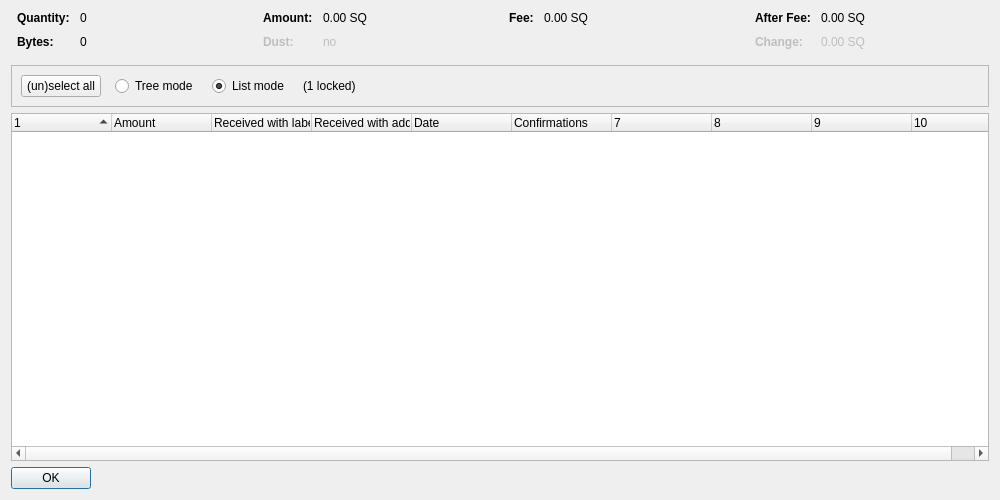
<?xml version="1.0" encoding="UTF-8"?>
<ui version="4.0">
 <class>CoinControlDialog</class>
 <widget class="QDialog" name="CoinControlDialog">
  <property name="geometry">
   <rect>
    <x>0</x>
    <y>0</y>
    <width>1000</width>
    <height>500</height>
   </rect>
  </property>
  <property name="windowTitle">
   <string>Coin Selection</string>
  </property>
  <layout class="QVBoxLayout" name="verticalLayout">
   <item>
    <layout class="QHBoxLayout" name="horizontalLayoutTop" stretch="0,0,0,0">
     <property name="topMargin">
      <number>0</number>
     </property>
     <property name="bottomMargin">
      <number>10</number>
     </property>
     <item>
      <layout class="QFormLayout" name="formLayoutCoinControl1">
       <property name="horizontalSpacing">
        <number>10</number>
       </property>
       <property name="verticalSpacing">
        <number>10</number>
       </property>
       <property name="leftMargin">
        <number>6</number>
       </property>
       <property name="rightMargin">
        <number>6</number>
       </property>
       <item row="0" column="0">
        <widget class="QLabel" name="labelCoinControlQuantityText">
         <property name="font">
          <font>
           <weight>75</weight>
           <bold>true</bold>
          </font>
         </property>
         <property name="text">
          <string>Quantity:</string>
         </property>
        </widget>
       </item>
       <item row="0" column="1">
        <widget class="QLabel" name="labelCoinControlQuantity">
         <property name="cursor">
          <cursorShape>IBeamCursor</cursorShape>
         </property>
         <property name="contextMenuPolicy">
          <enum>Qt::ActionsContextMenu</enum>
         </property>
         <property name="text">
          <string notr="true">0</string>
         </property>
         <property name="textInteractionFlags">
          <set>Qt::LinksAccessibleByMouse|Qt::TextSelectableByKeyboard|Qt::TextSelectableByMouse</set>
         </property>
        </widget>
       </item>
       <item row="1" column="0">
        <widget class="QLabel" name="labelCoinControlBytesText">
         <property name="font">
          <font>
           <weight>75</weight>
           <bold>true</bold>
          </font>
         </property>
         <property name="text">
          <string>Bytes:</string>
         </property>
        </widget>
       </item>
       <item row="1" column="1">
        <widget class="QLabel" name="labelCoinControlBytes">
         <property name="cursor">
          <cursorShape>IBeamCursor</cursorShape>
         </property>
         <property name="contextMenuPolicy">
          <enum>Qt::ActionsContextMenu</enum>
         </property>
         <property name="text">
          <string notr="true">0</string>
         </property>
         <property name="textInteractionFlags">
          <set>Qt::LinksAccessibleByMouse|Qt::TextSelectableByKeyboard|Qt::TextSelectableByMouse</set>
         </property>
        </widget>
       </item>
      </layout>
     </item>
     <item>
      <layout class="QFormLayout" name="formLayoutCoinControl2">
       <property name="horizontalSpacing">
        <number>10</number>
       </property>
       <property name="verticalSpacing">
        <number>10</number>
       </property>
       <property name="leftMargin">
        <number>6</number>
       </property>
       <property name="rightMargin">
        <number>6</number>
       </property>
       <item row="0" column="0">
        <widget class="QLabel" name="labelCoinControlAmountText">
         <property name="font">
          <font>
           <weight>75</weight>
           <bold>true</bold>
          </font>
         </property>
         <property name="text">
          <string>Amount:</string>
         </property>
        </widget>
       </item>
       <item row="0" column="1">
        <widget class="QLabel" name="labelCoinControlAmount">
         <property name="cursor">
          <cursorShape>IBeamCursor</cursorShape>
         </property>
         <property name="contextMenuPolicy">
          <enum>Qt::ActionsContextMenu</enum>
         </property>
         <property name="text">
          <string notr="true">0.00 SQ</string>
         </property>
         <property name="textInteractionFlags">
          <set>Qt::LinksAccessibleByMouse|Qt::TextSelectableByKeyboard|Qt::TextSelectableByMouse</set>
         </property>
        </widget>
       </item>
       <item row="1" column="0">
        <widget class="QLabel" name="labelCoinControlLowOutputText">
         <property name="enabled">
          <bool>false</bool>
         </property>
         <property name="font">
          <font>
           <weight>75</weight>
           <bold>true</bold>
          </font>
         </property>
         <property name="text">
          <string>Dust:</string>
         </property>
        </widget>
       </item>
       <item row="1" column="1">
        <widget class="QLabel" name="labelCoinControlLowOutput">
         <property name="enabled">
          <bool>false</bool>
         </property>
         <property name="cursor">
          <cursorShape>IBeamCursor</cursorShape>
         </property>
         <property name="contextMenuPolicy">
          <enum>Qt::ActionsContextMenu</enum>
         </property>
         <property name="text">
          <string notr="true">no</string>
         </property>
         <property name="textInteractionFlags">
          <set>Qt::LinksAccessibleByMouse|Qt::TextSelectableByKeyboard|Qt::TextSelectableByMouse</set>
         </property>
        </widget>
       </item>
      </layout>
     </item>
     <item>
      <layout class="QFormLayout" name="formLayoutCoinControl3">
       <property name="horizontalSpacing">
        <number>10</number>
       </property>
       <property name="verticalSpacing">
        <number>10</number>
       </property>
       <property name="leftMargin">
        <number>6</number>
       </property>
       <property name="rightMargin">
        <number>6</number>
       </property>
       <item row="0" column="0">
        <widget class="QLabel" name="labelCoinControlFeeText">
         <property name="font">
          <font>
           <weight>75</weight>
           <bold>true</bold>
          </font>
         </property>
         <property name="text">
          <string>Fee:</string>
         </property>
        </widget>
       </item>
       <item row="0" column="1">
        <widget class="QLabel" name="labelCoinControlFee">
         <property name="cursor">
          <cursorShape>IBeamCursor</cursorShape>
         </property>
         <property name="contextMenuPolicy">
          <enum>Qt::ActionsContextMenu</enum>
         </property>
         <property name="text">
          <string notr="true">0.00 SQ</string>
         </property>
         <property name="textInteractionFlags">
          <set>Qt::LinksAccessibleByMouse|Qt::TextSelectableByKeyboard|Qt::TextSelectableByMouse</set>
         </property>
        </widget>
       </item>
      </layout>
     </item>
     <item>
      <layout class="QFormLayout" name="formLayoutCoinControl4">
       <property name="horizontalSpacing">
        <number>10</number>
       </property>
       <property name="verticalSpacing">
        <number>10</number>
       </property>
       <property name="leftMargin">
        <number>6</number>
       </property>
       <property name="rightMargin">
        <number>6</number>
       </property>
       <item row="0" column="0">
        <widget class="QLabel" name="labelCoinControlAfterFeeText">
         <property name="font">
          <font>
           <weight>75</weight>
           <bold>true</bold>
          </font>
         </property>
         <property name="text">
          <string>After Fee:</string>
         </property>
        </widget>
       </item>
       <item row="0" column="1">
        <widget class="QLabel" name="labelCoinControlAfterFee">
         <property name="cursor">
          <cursorShape>IBeamCursor</cursorShape>
         </property>
         <property name="contextMenuPolicy">
          <enum>Qt::ActionsContextMenu</enum>
         </property>
         <property name="text">
          <string notr="true">0.00 SQ</string>
         </property>
         <property name="textInteractionFlags">
          <set>Qt::LinksAccessibleByMouse|Qt::TextSelectableByKeyboard|Qt::TextSelectableByMouse</set>
         </property>
        </widget>
       </item>
       <item row="1" column="0">
        <widget class="QLabel" name="labelCoinControlChangeText">
         <property name="enabled">
          <bool>false</bool>
         </property>
         <property name="font">
          <font>
           <weight>75</weight>
           <bold>true</bold>
          </font>
         </property>
         <property name="text">
          <string>Change:</string>
         </property>
        </widget>
       </item>
       <item row="1" column="1">
        <widget class="QLabel" name="labelCoinControlChange">
         <property name="enabled">
          <bool>false</bool>
         </property>
         <property name="cursor">
          <cursorShape>IBeamCursor</cursorShape>
         </property>
         <property name="contextMenuPolicy">
          <enum>Qt::ActionsContextMenu</enum>
         </property>
         <property name="text">
          <string notr="true">0.00 SQ</string>
         </property>
         <property name="textInteractionFlags">
          <set>Qt::LinksAccessibleByMouse|Qt::TextSelectableByKeyboard|Qt::TextSelectableByMouse</set>
         </property>
        </widget>
       </item>
      </layout>
     </item>
    </layout>
   </item>
   <item>
    <widget class="QFrame" name="frame">
     <property name="minimumSize">
      <size>
       <width>0</width>
       <height>40</height>
      </size>
     </property>
     <property name="frameShape">
      <enum>QFrame::StyledPanel</enum>
     </property>
     <property name="frameShadow">
      <enum>QFrame::Sunken</enum>
     </property>
     <layout class="QHBoxLayout" name="horizontalLayout">
      <item>
       <layout class="QHBoxLayout" name="horizontalLayoutPanel" stretch="0,0,0,0,0">
        <property name="spacing">
         <number>14</number>
        </property>
        <item>
         <widget class="QPushButton" name="pushButtonSelectAll">
          <property name="sizePolicy">
           <sizepolicy hsizetype="Maximum" vsizetype="Fixed">
            <horstretch>0</horstretch>
            <verstretch>0</verstretch>
           </sizepolicy>
          </property>
          <property name="text">
           <string>(un)select all</string>
          </property>
          <property name="autoDefault">
           <bool>false</bool>
          </property>
         </widget>
        </item>
        <item>
         <widget class="QRadioButton" name="radioTreeMode">
          <property name="sizePolicy">
           <sizepolicy hsizetype="Maximum" vsizetype="Fixed">
            <horstretch>0</horstretch>
            <verstretch>0</verstretch>
           </sizepolicy>
          </property>
          <property name="text">
           <string>Tree mode</string>
          </property>
         </widget>
        </item>
        <item>
         <widget class="QRadioButton" name="radioListMode">
          <property name="sizePolicy">
           <sizepolicy hsizetype="Maximum" vsizetype="Fixed">
            <horstretch>0</horstretch>
            <verstretch>0</verstretch>
           </sizepolicy>
          </property>
          <property name="text">
           <string>List mode</string>
          </property>
          <property name="checked">
           <bool>true</bool>
          </property>
         </widget>
        </item>
        <item>
         <widget class="QLabel" name="labelLocked">
          <property name="text">
           <string notr="true">(1 locked)</string>
          </property>
         </widget>
        </item>
        <item>
         <spacer name="horizontalSpacer">
          <property name="orientation">
           <enum>Qt::Horizontal</enum>
          </property>
          <property name="sizeHint" stdset="0">
           <size>
            <width>40</width>
            <height>20</height>
           </size>
          </property>
         </spacer>
        </item>
       </layout>
      </item>
     </layout>
    </widget>
   </item>
   <item>
    <widget class="CoinControlTreeWidget" name="treeWidget">
     <property name="contextMenuPolicy">
      <enum>Qt::CustomContextMenu</enum>
     </property>
     <property name="sortingEnabled">
      <bool>false</bool>
     </property>
     <property name="columnCount">
      <number>10</number>
     </property>
     <attribute name="headerShowSortIndicator" stdset="0">
      <bool>true</bool>
     </attribute>
     <attribute name="headerStretchLastSection">
      <bool>false</bool>
     </attribute>
     <column>
      <property name="text">
       <string/>
      </property>
     </column>
     <column>
      <property name="text">
       <string>Amount</string>
      </property>
     </column>
     <column>
      <property name="text">
       <string>Received with label</string>
      </property>
     </column>
     <column>
      <property name="text">
       <string>Received with address</string>
      </property>
     </column>
     <column>
      <property name="text">
       <string>Date</string>
      </property>
     </column>
     <column>
      <property name="text">
       <string>Confirmations</string>
      </property>
      <property name="toolTip">
       <string>Confirmed</string>
      </property>
     </column>
     <column>
      <property name="text">
       <string/>
      </property>
     </column>
     <column>
      <property name="text">
       <string/>
      </property>
     </column>
     <column>
      <property name="text">
       <string/>
      </property>
     </column>
     <column>
      <property name="text">
       <string/>
      </property>
     </column>
    </widget>
   </item>
   <item>
    <widget class="QDialogButtonBox" name="buttonBox">
     <property name="sizePolicy">
      <sizepolicy hsizetype="Maximum" vsizetype="Fixed">
       <horstretch>0</horstretch>
       <verstretch>0</verstretch>
      </sizepolicy>
     </property>
     <property name="orientation">
      <enum>Qt::Horizontal</enum>
     </property>
     <property name="standardButtons">
      <set>QDialogButtonBox::Ok</set>
     </property>
    </widget>
   </item>
  </layout>
 </widget>
 <customwidgets>
  <customwidget>
   <class>CoinControlTreeWidget</class>
   <extends>QTreeWidget</extends>
   <header>coincontroltreewidget.h</header>
  </customwidget>
 </customwidgets>
 <resources/>
 <connections/>
</ui>
